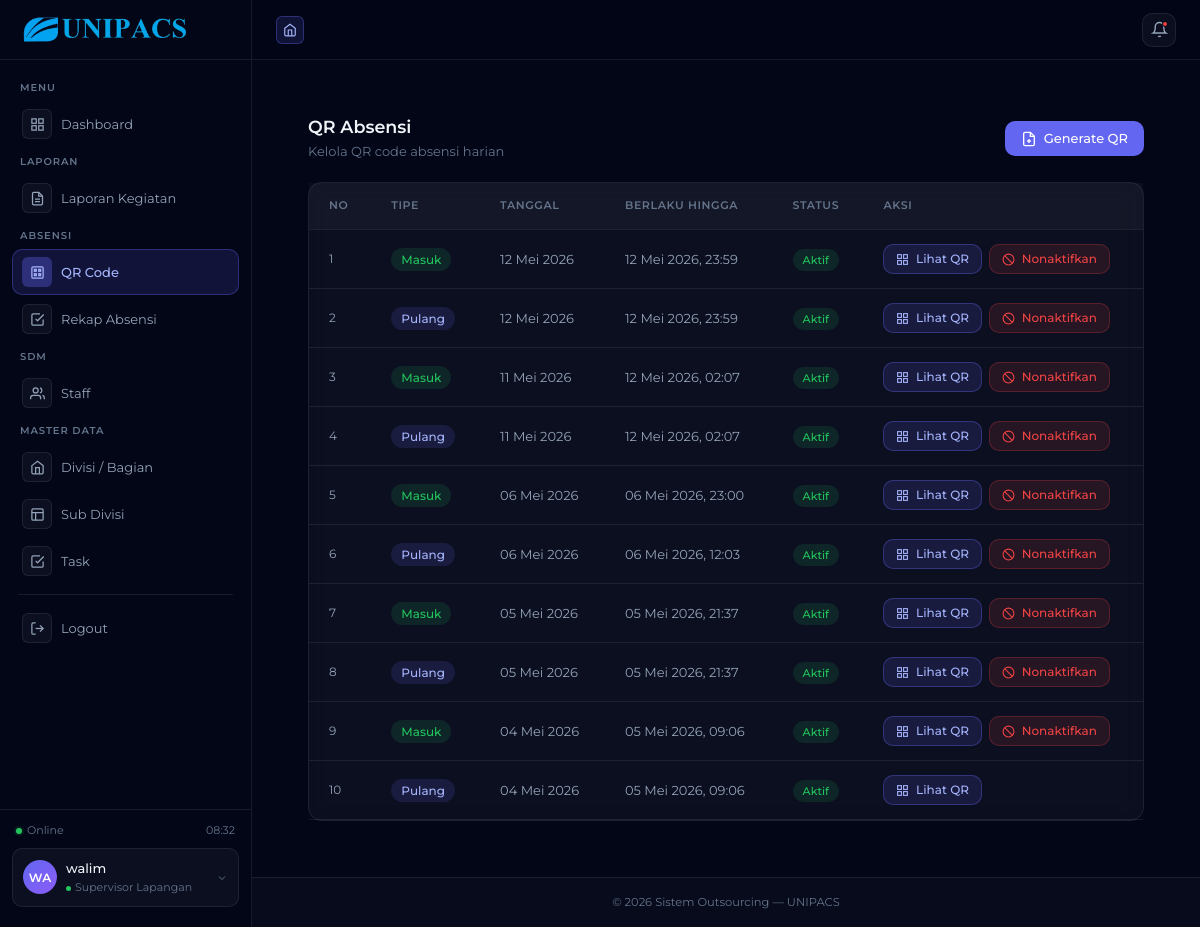
/supervisor/qr/ (signed in), run on an earlier commit of the app's database.
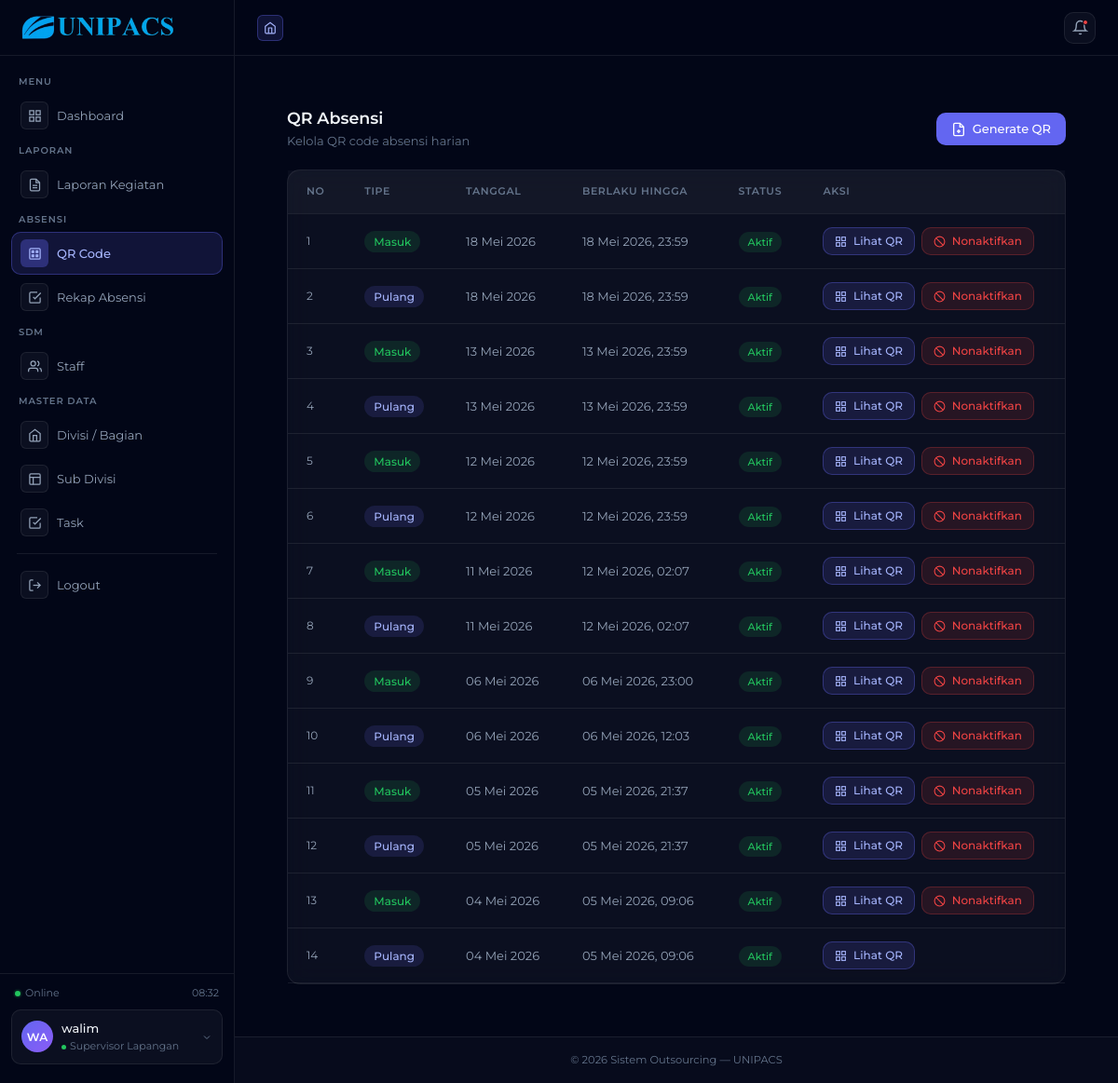
And on a later commit of the database.
### outsourcing/models.py (models this page shows, shortened)
class User(AbstractUser):
    role = models.CharField(
        max_length=30,
        choices=RoleChoices.choices,
        default=RoleChoices.STAFF,
    )
    nama_lengkap = models.CharField(max_length=150, blank=True)
    jenis_kelamin = models.CharField(
        max_length=1,
        choices=GenderChoices.choices,
        blank=True,
        null=True,
    )
    nik = models.CharField(
        max_length=20,
        blank=True,
        null=True,
        help_text='NIK / ID Karyawan (contoh: 202403157)',
    )
    telepon      = models.CharField(
        max_length=20,
        blank=True,
        validators=[telepon_validator],
    )
    foto_profil  = models.ImageField(
        upload_to='foto_profil/',
        blank=True,
        null=True,
    )
    dibuat_pada  = models.DateTimeField(auto_now_add=True)
    diubah_pada  = models.DateTimeField(auto_now=True)
    class Meta:
        verbose_name        = 'Pengguna'
        verbose_name_plural = 'Pengguna'
        ordering            = ['nama_lengkap']

class QRAbsensi(models.Model):
    supervisor     = models.ForeignKey(User, on_delete=models.CASCADE, related_name='qr_dibuat', limit_choices_to={'role': RoleChoices.SUPERVISOR})
    token          = models.UUIDField(default=uuid.uuid4, unique=True, editable=False)
    tanggal        = models.DateField(default=timezone.localdate)
    tipe           = models.CharField(max_length=10, choices=QRTypeChoices.choices)
    berlaku_hingga = models.DateTimeField()
    jam_berlaku_mulai = models.DateTimeField(null=True, blank=True)  # earliest valid scan time for QR pulang
    is_active      = models.BooleanField(default=True)
    dibuat_pada    = models.DateTimeField(auto_now_add=True)
    def is_valid(self):
        now = timezone.now()
        if not self.is_active:
            return False, 'QR tidak aktif.'
        if now > self.berlaku_hingga:
            return False, 'QR sudah expired.'
        return True, None
    class Meta:
        verbose_name   = 'QR Absensi'
        unique_together = ['supervisor', 'tanggal', 'tipe']  # 1 QR masuk + 1 QR pulang per supervisor per hari
        ordering            = ['-tanggal', 'tipe']

### outsourcing/views/supervisor/absensi.py (the view)
# urls.py: path('supervisor/qr/', qr_list, name='supervisor_qr_list'),
@supervisor_or_kepala_required
def qr_list(request):
    supervisor = _get_supervisor(request)
    qr_qs = (
        QRAbsensi.objects
        .filter(supervisor=supervisor)
        .order_by('-tanggal', 'tipe')
    )
    return render(request, 'supervisor/absensi/qr_list.html', {
        'qr_list'   : qr_qs,
        'supervisor': supervisor,
    })

### outsourcing/templates/supervisor/absensi/qr_list.html (shortened to what this page needs)
{% extends 'supervisor/base_supervisor.html' %}
{% block content %}
<div class="page-content">
  <div class="d-flex align-items-center justify-content-between mb-4 flex-wrap gap-3">
    <div>
      <h5 class="mb-1" style="font-weight:600;color:var(--clr-text-primary)">QR Absensi</h5>
      <p class="mb-0" style="font-size:13px;color:var(--clr-text-muted)">Kelola QR code absensi harian</p>
    </div>
    <div>
      <a href="{% url 'supervisor_qr_generate' %}" class="btn" style="background:var(--clr-accent);color:#fff;border:none">
        <svg width="16" height="16" viewBox="0 0 24 24" fill="none" stroke="currentColor" stroke-width="2" class="me-1">
          <path d="M14 2H6a2 2 0 0 0-2 2v16a2 2 0 0 0 2 2h12a2 2 0 0 0 2-2V8z"/>
          <polyline points="14,2 14,8 20,8"/>
          <line x1="12" y1="18" x2="12" y2="12"/>
          <line x1="9" y1="15" x2="15" y2="15"/>
        </svg>
        Generate QR
      </a>
    </div>
  </div>
  {% if qr_list %}
  <div class="card qr-table-view">
    <div class="card-body p-0">
      <div class="table-responsive">
        <table class="table table-hover mb-0">
          <thead>
            <tr>
              <th style="padding:14px 20px">No</th>
              <th style="padding:14px 20px">Tipe</th>
              <th style="padding:14px 20px">Tanggal</th>
              <th style="padding:14px 20px">Berlaku Hingga</th>
              <th style="padding:14px 20px">Status</th>
              <th style="padding:14px 20px">Aksi</th>
            </tr>
          </thead>
          <tbody>
            {% for qr in qr_list %}
            <tr>
              <td style="padding:14px 20px;color:var(--clr-text-muted);font-size:12px">{{ forloop.counter }}</td>
              <td style="padding:14px 20px">
                {% if qr.tipe == 'masuk' %}
                  <span class="badge-aktif" style="font-size:12px">Masuk</span>
                {% else %}
                  <span class="badge-selesai" style="font-size:12px">Pulang</span>
                {% endif %}
              </td>
              <td style="padding:14px 20px"><span style="font-size:13px">{{ qr.tanggal|date:"d M Y" }}</span></td>
              <td style="padding:14px 20px"><span style="font-size:13px">{{ qr.berlaku_hingga|date:"d M Y, H:i" }}</span></td>
              <td style="padding:14px 20px">
                {% if qr.is_valid %}
                  <span class="badge-aktif">Aktif</span>
                {% elif not qr.is_active %}
                  <span class="badge-draft">Dinonaktifkan</span>
                {% else %}
                  <span class="badge-dikirim">Expired</span>
                {% endif %}
              </td>
              <td style="padding:14px 20px">
                <div class="d-flex gap-2">
                  <a href="{% url 'supervisor_qr_generate' %}" class="btn btn-sm"
                     style="background:var(--clr-accent-light);color:#a5b4fc;border:1px solid var(--clr-accent-mid);font-size:12px;padding:5px 12px">
                    <svg width="13" height="13" viewBox="0 0 24 24" fill="none" stroke="currentColor" stroke-width="2" class="me-1"><rect x="3" y="3" width="7" height="7"/><rect x="14" y="3" width="7" height="7"/><rect x="14" y="14" width="7" height="7"/><rect x="3" y="14" width="7" height="7"/></svg>
                    Lihat QR
                  </a>
                  {% if qr.is_active %}
                  <button class="btn btn-sm btn-nonaktif"
                          data-qr-id="{{ qr.pk }}" data-tipe="{{ qr.tipe }}"
                          style="background:var(--clr-danger-light);color:var(--clr-danger);border:1px solid rgba(239,68,68,0.25);font-size:12px;padding:5px 12px">
                    <svg width="13" height="13" viewBox="0 0 24 24" fill="none" stroke="currentColor" stroke-width="2" class="me-1"><circle cx="12" cy="12" r="10"/><line x1="4.93" y1="4.93" x2="19.07" y2="19.07"/></svg>
                    Nonaktifkan
                  </button>
                  {% endif %}
                </div>
              </td>
            </tr>
            {% endfor %}
          </tbody>
        </table>
      </div>
    </div>
  </div>
  {% endif %}
</div>
{% endblock %}

### outsourcing/templates/base/base.html (shortened to what this page needs)
{% load static %}
<!DOCTYPE html>
<html lang="id">
<head>
    <link href="https://cdn.jsdelivr.net/npm/bootstrap@5.3.2/dist/css/bootstrap.min.css" rel="stylesheet">
    <link href="https://cdn.jsdelivr.net/npm/bootstrap-icons@1.11.3/font/bootstrap-icons.css" rel="stylesheet">
    <link rel="stylesheet" href="https://cdnjs.cloudflare.com/ajax/libs/font-awesome/6.4.0/css/all.min.css">
    <link href="{% static 'css/base.css' %}" rel="stylesheet">
</head>
<body>
<div class="orb two"></div>
<div class="orb three"></div>
<div class="app-shell">
<div class="sidebar" id="sidebar">
    <div class="sidebar-logo">
        <div class="logo-mark">
            <img src="{% static 'image/logo.png' %}" alt="UNIPACS Logo">
        </div>
    </div>
    <div class="sidebar-nav">
        {% block sidebar %}{% endblock %}
        <div class="nav-divider"></div>
        <form method="post" action="{% url 'logout' %}">
            <button type="submit" class="nav-link logout-nav-btn">
                <div class="nav-icon">
                    <svg viewBox="0 0 24 24" fill="none" stroke="currentColor" stroke-width="2">
                        <path d="M9 21H5a2 2 0 0 1-2-2V5a2 2 0 0 1 2-2h4"/>
                        <polyline points="16 17 21 12 16 7"/>
                        <line x1="21" y1="12" x2="9" y2="12"/>
                    </svg>
                </div>
                <span class="nav-label">Logout</span>
            </button>
        </form>
    </div>
    <div class="sidebar-footer">
        <div class="system-status">
            <div class="status-pill">
                <div class="status-dot online"></div>
                <span>Online</span>
            </div>
            <div class="sidebar-clock" id="clock">00:00</div>
        </div>
        <div class="user-card">
            <div class="user-avatar">
                {{ request.user.nama_lengkap|default:request.user.username|slice:":2"|upper }}
            </div>
            <div class="user-info">
                <div class="user-name">
                    {{ request.user.nama_lengkap|default:request.user.username }}
                </div>
                <div class="user-role">
                    <div class="role-badge-dot"></div>
                    <span>{{ request.user.get_role_display }}</span>
                </div>
            </div>
            <div class="user-chevron">
                <svg width="12" height="12" viewBox="0 0 24 24" fill="none" stroke="currentColor" stroke-width="2">
                    <polyline points="6 9 12 15 18 9"/>
                </svg>
            </div>
        </div>
    </div>
</div>
    <div class="main-area">
        <div class="top-header">
            <div class="page-breadcrumb">
                <div class="breadcrumb-icon">
                    <svg viewBox="0 0 24 24" fill="none" stroke="currentColor" stroke-width="2">
                        <path d="M3 9l9-7 9 7v11a2 2 0 0 1-2 2H5a2 2 0 0 1-2-2z"/>
                        <polyline points="9 22 9 12 15 12 15 22"/>
                    </svg>
                </div>
            </div>
            <div class="header-actions">
                <button class="header-btn">
                    <svg viewBox="0 0 24 24" fill="none" stroke="currentColor" stroke-width="2">
                        <path d="M18 8A6 6 0 0 0 6 8c0 7-3 9-3 9h18s-3-2-3-9"/>
                        <path d="M13.73 21a2 2 0 0 1-3.46 0"/>
                    </svg>
                    <div class="notif-dot"></div>
                </button>
            </div>
        </div>
        <div class="page-content">
            {% block content %}{% endblock %}
        </div>
        <footer class="main-footer">
            <div class="footer-content">
                <p>© {% now "Y" %} Sistem Outsourcing — UNIPACS</p>
            </div>
        </footer>
    </div>
</div>
</body>
</html>

What changed in the data, as far as the page shows it:
added QRAbsensi: tipe "Masuk", tanggal "18 Mei 2026", berlaku_hingga "18 Mei 2026, 23:59", is_active "Aktif"
added QRAbsensi: tipe "Pulang", tanggal "18 Mei 2026", berlaku_hingga "18 Mei 2026, 23:59", is_active "Aktif"
added QRAbsensi: tipe "Masuk", tanggal "13 Mei 2026", berlaku_hingga "13 Mei 2026, 23:59", is_active "Aktif"
added QRAbsensi: tipe "Pulang", tanggal "13 Mei 2026", berlaku_hingga "13 Mei 2026, 23:59", is_active "Aktif"
